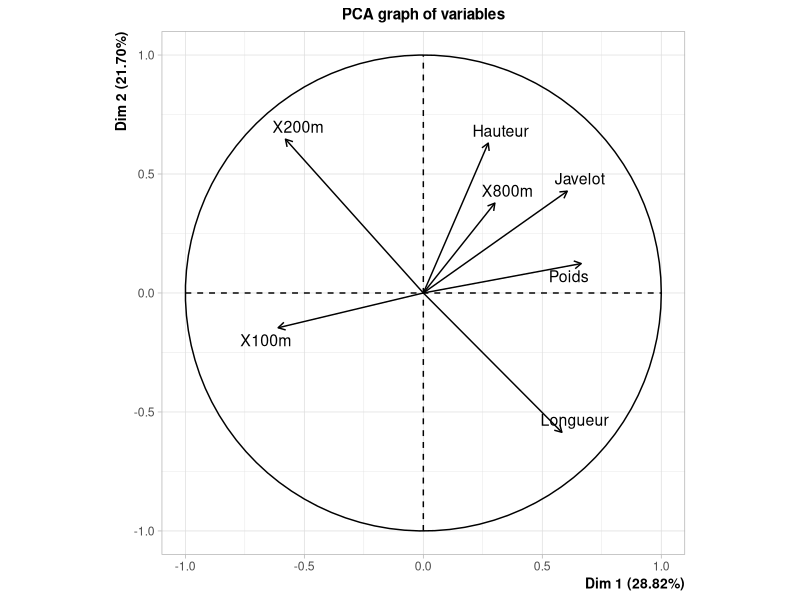
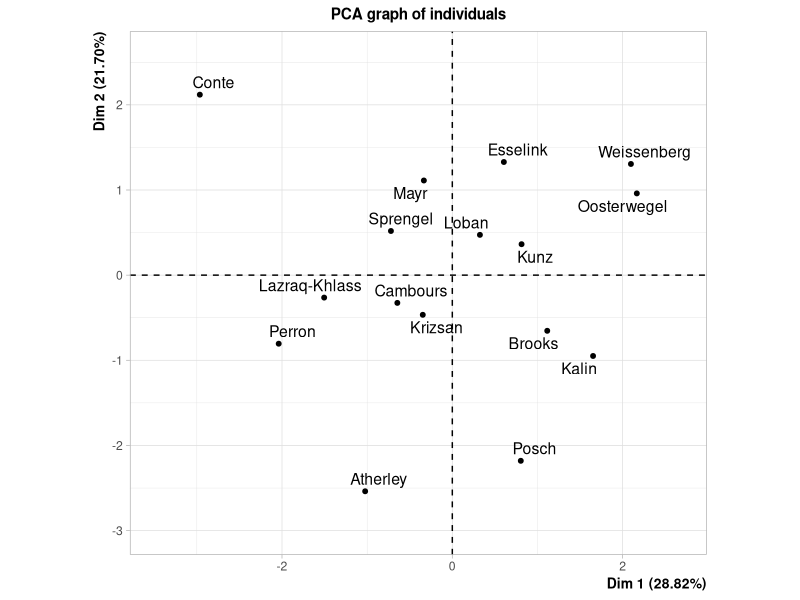
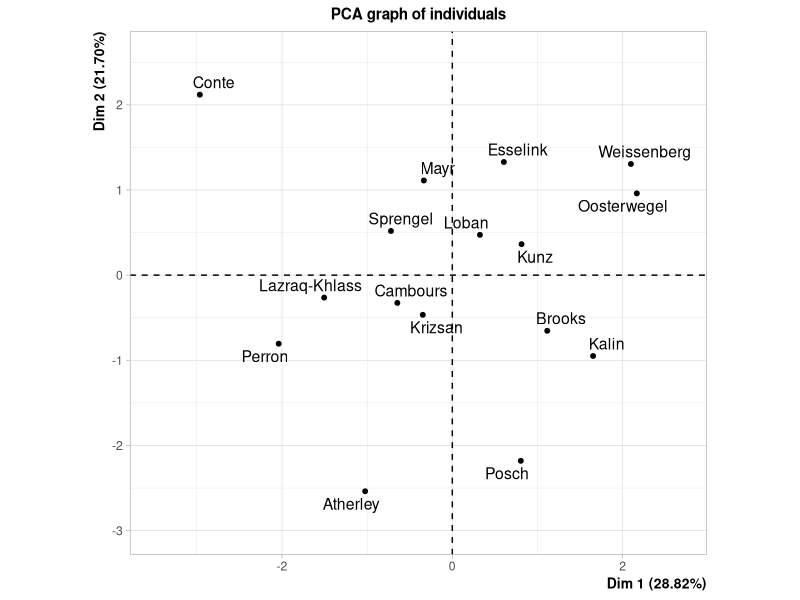
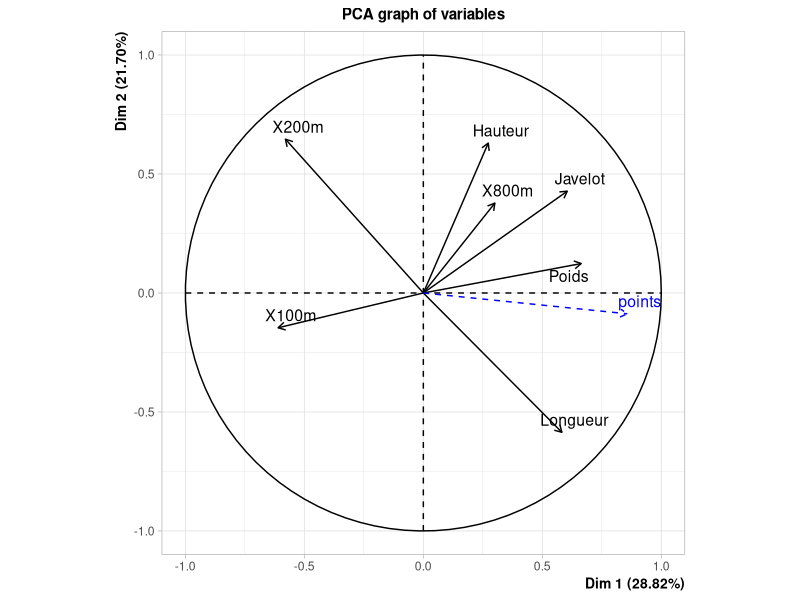

These charts were generated, in order, by the following R code:
## ---- chunk 1
df <- read.table("data/heptathlon_2023.csv", sep=",", header=T, stringsAsFactors = T, row.names = 1)
## ---- chunk 2
na_athlete = which(is.na(df$Points)) # On sélectionne les athlètes ne possèdant pas de points.
df = df[-na_athlete,] # On supprime les athlètes respectant la condition évoquée sur la dernière ligne.
## ---- chunk 3
var.perf = 3:9 # Les variables de performances vont de la colonne 3 à 9.
## ---- chunk 4
print(paste("La première valeur de la variable 800m est conditionnée comme suit :",df$X800m[1]))
df$X800m = as.numeric(paste0(as.numeric(substr(df$X800m, 1, 1))*60+as.numeric(substr(df$X800m, 3, 4)),".",substr(df$X800m, 6, 7))) # On transforme les données de 800m.
print(paste("Après notre transformation, la première valeur de la variable 800m est conditionnée comme suit :",df$X800m[1]))
## ---- chunk 5
df_quanti = data.frame(scale(df[,var.perf])) # On scale dans un data.frame les variables sélectionnées.
## ---- chunk 6
library(FactoMineR)
res.pca = PCA(df_quanti, graph = F)

plot(res.pca, choix = "var")
plot(res.pca, choix = "ind")
## ---- chunk 7
res.pca$eig
## ---- chunk 8
points = df$Points # On attribut les points des athlètes dans une nouvelle variable.
df_quanti$points = points # On créé une nouvelle colonne à laquelle on attribut la variable points.

res.pca = PCA(df_quanti, quanti.sup = 8) # La variable supplémentaire est la variable Points qui se situe à la 8ième colonne du tableau. 
## ---- chunk 9
rm(list=ls())
